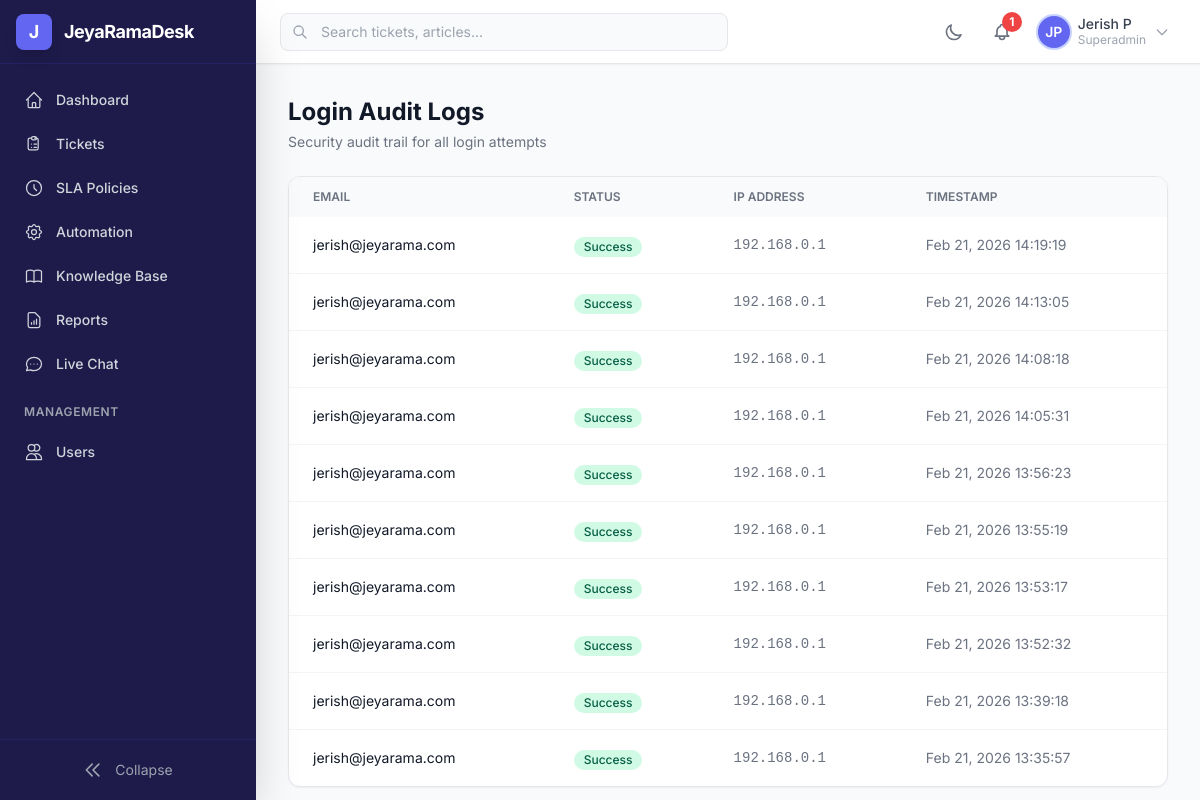
Before: /desk/accounts/audit-logs/ (signed in) with the older database file.
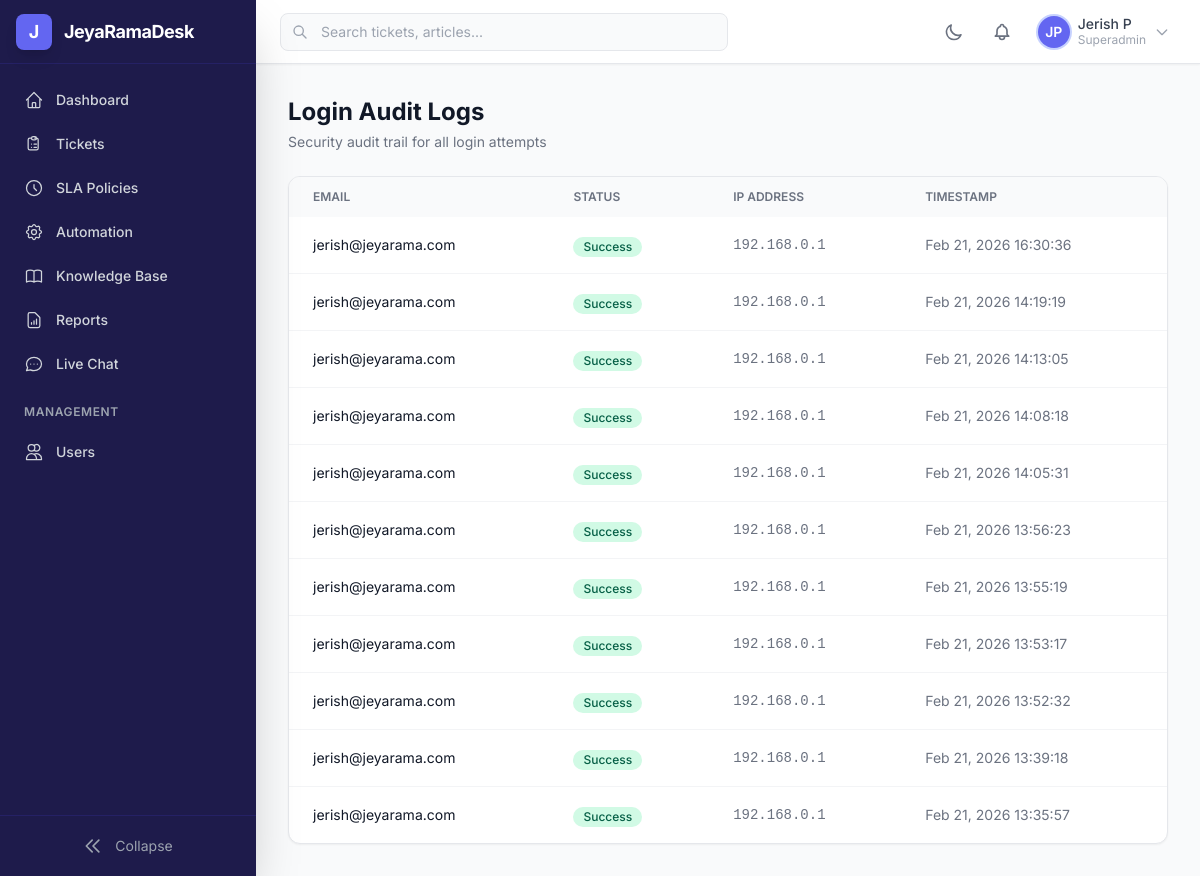
After: the same page with the newer database file.
### accounts/models.py (models this page shows, shortened)
class LoginAuditLog(models.Model):
    class Status(models.TextChoices):
        SUCCESS = 'success', 'Success'
        FAILED = 'failed', 'Failed'
        LOCKED = 'locked', 'Account Locked'
    id = models.BigAutoField(primary_key=True)
    user = models.ForeignKey(
        User,
        on_delete=models.SET_NULL,
        null=True,
        blank=True,
        related_name='login_logs',
    )
    email_attempted = models.EmailField(db_index=True)
    status = models.CharField(max_length=10, choices=Status.choices)
    ip_address = models.GenericIPAddressField()
    user_agent = models.TextField(blank=True, default='')
    timestamp = models.DateTimeField(auto_now_add=True, db_index=True)
    class Meta:
        db_table = 'jrd_login_audit'
        ordering = ['-timestamp']
        indexes = [
            models.Index(
                fields=['email_attempted', 'timestamp'],
                name='idx_login_email_time',
            ),
            models.Index(
                fields=['ip_address', 'timestamp'],
                name='idx_login_ip_time',
            ),
        ]

### accounts/views.py (the view)
# urls.py: path('audit-logs/', views.audit_log_view, name='audit_log'),
@login_required
def audit_log_view(request):
    if not request.user.is_superadmin:
        messages.error(request, 'Permission denied.')
        return redirect('dashboard:index')
    logs = LoginAuditLog.objects.select_related('user').all()
    paginator = Paginator(logs, 50)
    page = request.GET.get('page')
    logs_page = paginator.get_page(page)
    return render(request, 'accounts/audit_log.html', {'logs': logs_page})

### accounts/models.py (called while the page is built)
    @property
    def full_name(self):
        return f'{self.first_name} {self.last_name}'.strip()

    @property
    def initials(self):
        return f'{self.first_name[:1]}{self.last_name[:1]}'.upper()

    @property
    def is_superadmin(self):
        return self.role == self.Role.SUPERADMIN

    @property
    def is_staff_member(self):
        return self.role in (self.Role.SUPERADMIN, self.Role.MANAGER, self.Role.AGENT)

### notifications/context_processors.py (called while the page is built)
def unread_notifications_count(request):
    if request.user.is_authenticated:
        return {
            'unread_notifications_count': Notification.objects.filter(
                user=request.user,
                is_read=False,
            ).count()
        }
    return {'unread_notifications_count': 0}

### templates/accounts/audit_log.html (shortened to what this page needs)
{% extends "base.html" %}
{% block content %}
<div class="space-y-6">
    <div>
        <h1 class="text-2xl font-bold text-gray-900 dark:text-white">Login Audit Logs</h1>
        <p class="text-sm text-gray-500 dark:text-gray-400 mt-1">Security audit trail for all login attempts</p>
    </div>
    <div class="bg-white dark:bg-gray-800 rounded-xl shadow-sm border border-gray-200 dark:border-gray-700 overflow-hidden">
        <div class="overflow-x-auto">
            <table class="w-full">
                <thead class="bg-gray-50 dark:bg-gray-900/50">
                    <tr>
                        <th class="px-6 py-3 text-left text-xs font-semibold text-gray-500 uppercase">Email</th>
                        <th class="px-6 py-3 text-left text-xs font-semibold text-gray-500 uppercase">Status</th>
                        <th class="px-6 py-3 text-left text-xs font-semibold text-gray-500 uppercase">IP Address</th>
                        <th class="px-6 py-3 text-left text-xs font-semibold text-gray-500 uppercase">Timestamp</th>
                    </tr>
                </thead>
                <tbody class="divide-y divide-gray-100 dark:divide-gray-700">
                    {% for log in logs %}
                    <tr class="hover:bg-gray-50 dark:hover:bg-gray-700/50">
                        <td class="px-6 py-4 text-sm text-gray-900 dark:text-white">{{ log.email_attempted }}</td>
                        <td class="px-6 py-4">
                            <span class="inline-flex items-center px-2.5 py-0.5 rounded-full text-xs font-medium
                                {% if log.status == 'success' %}bg-emerald-100 text-emerald-800 dark:bg-emerald-900/30 dark:text-emerald-300
                                {% elif log.status == 'failed' %}bg-red-100 text-red-800 dark:bg-red-900/30 dark:text-red-300
                                {% else %}bg-amber-100 text-amber-800 dark:bg-amber-900/30 dark:text-amber-300{% endif %}">
                                {{ log.get_status_display }}
                            </span>
                        </td>
                        <td class="px-6 py-4 text-sm text-gray-500 dark:text-gray-400 font-mono">{{ log.ip_address }}</td>
                        <td class="px-6 py-4 text-sm text-gray-500 dark:text-gray-400">{{ log.timestamp|date:"M d, Y H:i:s" }}</td>
                    </tr>
                    {% empty %}
                    <tr><td colspan="4" class="px-6 py-12 text-center text-gray-500">No audit logs found.</td></tr>
                    {% endfor %}
                </tbody>
            </table>
        </div>
    </div>
</div>
{% endblock %}

### templates/includes/topbar.html (shortened to what this page needs)
<header class="h-16 bg-white dark:bg-gray-800 border-b border-gray-200 dark:border-gray-700 flex items-center px-4 md:px-6 shadow-sm z-30">
    <div class="hidden md:flex items-center flex-1 max-w-md">
        <div class="relative w-full">
            <div class="absolute inset-y-0 left-0 pl-3 flex items-center pointer-events-none">
            </div>
            <input type="text" placeholder="Search tickets, articles..."
                   class="w-full pl-10 pr-4 py-2 border border-gray-200 dark:border-gray-600 rounded-lg
                          bg-gray-50 dark:bg-gray-700 text-sm text-gray-900 dark:text-gray-100
                          focus:ring-2 focus:ring-primary-500 focus:border-transparent
                          placeholder-gray-400 transition-colors">
        </div>
    </div>
    <div class="flex items-center ml-auto space-x-3">
        <button @click="darkMode = !darkMode; localStorage.setItem('darkMode', darkMode)"
                class="p-2 rounded-lg text-gray-500 hover:bg-gray-100 dark:text-gray-400 dark:hover:bg-gray-700 transition-colors">
            <svg x-show="!darkMode" class="w-5 h-5" fill="none" stroke="currentColor" viewBox="0 0 24 24">
                <path stroke-linecap="round" stroke-linejoin="round" stroke-width="2"
                      d="M20.354 15.354A9 9 0 018.646 3.646 9.003 9.003 0 0012 21a9.003 9.003 0 008.354-5.646z"/>
            </svg>
        </button>
        <a href="{% url 'notifications:list' %}"
           class="relative p-2 rounded-lg text-gray-500 hover:bg-gray-100 dark:text-gray-400 dark:hover:bg-gray-700 transition-colors">
            {% if unread_notifications_count %}
            <span class="absolute -top-0.5 -right-0.5 w-5 h-5 bg-red-500 text-white text-xs font-bold rounded-full flex items-center justify-center">
                {{ unread_notifications_count }}
            </span>
            {% endif %}
        </a>
        <div x-data="{ profileOpen: false }" class="relative">
            <button @click="profileOpen = !profileOpen" @click.outside="profileOpen = false"
                    class="flex items-center space-x-2 p-1.5 rounded-lg hover:bg-gray-100 dark:hover:bg-gray-700 transition-colors">
                {% if user.avatar %}
                <img src="{{ user.avatar.url }}" alt="{{ user.full_name }}"
                     class="w-8 h-8 rounded-full object-cover ring-2 ring-primary-200">
                {% else %}
                <div class="w-8 h-8 rounded-full bg-primary-500 flex items-center justify-center text-white text-sm font-semibold ring-2 ring-primary-200">
                    {{ user.initials }}
                </div>
                {% endif %}
                <div class="hidden md:block text-left">
                    <p class="text-sm font-medium text-gray-700 dark:text-gray-200 leading-tight">{{ user.full_name }}</p>
                    <p class="text-xs text-gray-400 capitalize">{{ user.role }}</p>
                </div>
                <svg class="w-4 h-4 text-gray-400 hidden md:block" fill="none" stroke="currentColor" viewBox="0 0 24 24">
                    <path stroke-linecap="round" stroke-linejoin="round" stroke-width="2" d="M19 9l-7 7-7-7"/>
                </svg>
            </button>
        </div>
    </div>
</header>

Changed rows visible on the page:
added LoginAuditLog: email_attempted "jerish@jeyarama.com", status "Success", ip_address "192.168.0.1", timestamp "Feb 21, 2026 16:30:36"
Other visible differences:
{{ unread_notifications_count }}: "1" → (not shown)
